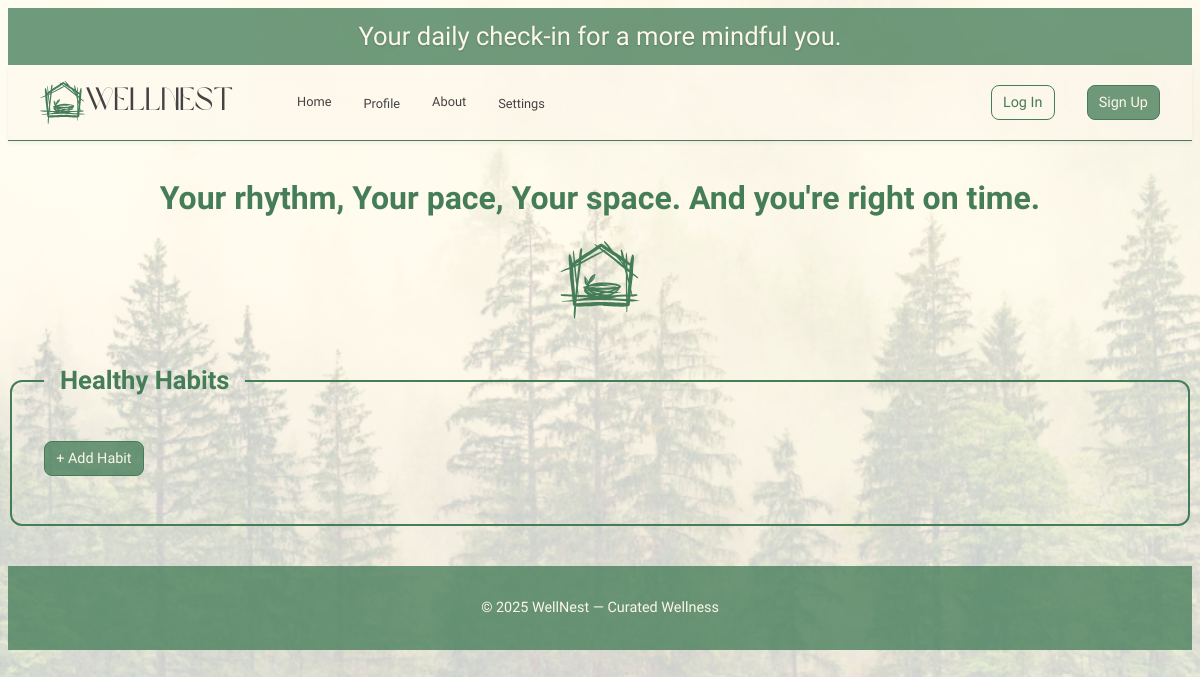
The app's page /habits/, older data.
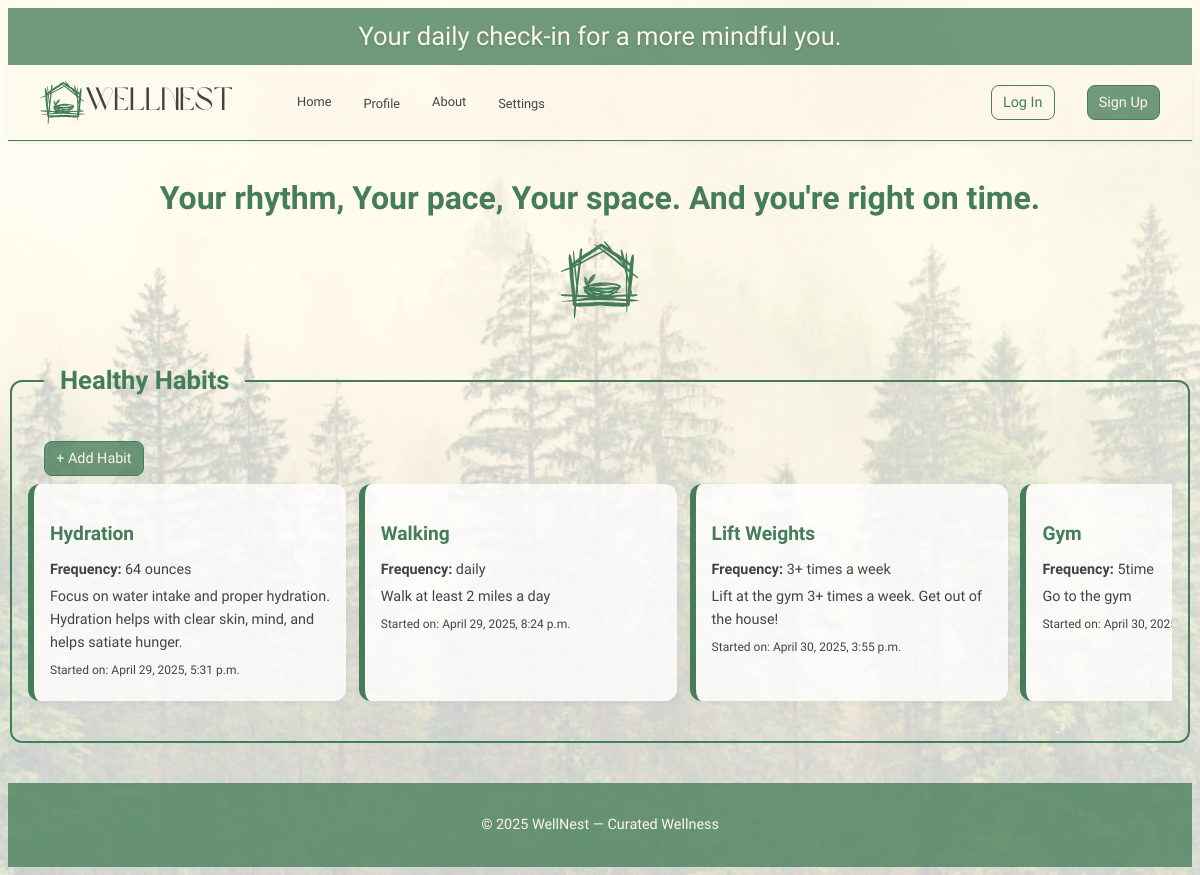
The same page, newer data.
### main_app/models.py (models this page shows, shortened)
class Habit(models.Model):
    user = models.ForeignKey(User, on_delete=models.CASCADE, null=True)
    title = models.CharField(max_length=100)
    description = models.TextField()
    frequency = models.CharField(max_length=50)
    created_at = models.DateTimeField(auto_now_add=True)

### main_app/views.py (the view)
# urls.py: path('habits/', views.habit_index, name='habit-index'),  # list view
def habit_index(request):
    user = User.objects.first()
    habits = Habit.objects.filter(user=user)
    return render(request, 'habits/index.html', {'habits': habits})

### main_app/templates/habits/index.html
{% extends 'base.html' %}
{% load static %}
{% block head %}
<link rel="stylesheet" href="{% static 'css/habits/habit-index.css' %}">
{% endblock %}
{% block content %}
<section class="page-header">
  <h1>Your rhythm, Your pace, Your space. And you're right on time.</h1>
  <img src="{% static 'images/whiteNestHouse.svg' %}" alt="WellNest House Logo" class="tiny-logo">
</section>
<section class="habit-groups">
  <fieldset class="habit-group">
    <legend class="habit-legend">Healthy Habits</legend>
    <div class="section-actions">
      <a href="{% url 'habit-create' %}" class="btn-solid small-btn">+ Add Habit</a>
    </div>
    <div class="card-container">
      {% for habit in habits %}
          <a href="{% url 'habit-detail' habit.id %}" class="card">
            <div class="card-content">
              <h3 class="card-title">{{ habit.title }}</h3>
              <p><strong>Frequency:</strong> {{ habit.frequency }}</p>
              <p>{{ habit.description }}</p>
              <p><small>Started on: {{ habit.created_at }}</small></p>
            </div>
          </a>
      {% endfor %}
    </div>
  </fieldset>
</section>
{% endblock %}

### main_app/templates/base.html (shortened to what this page needs)
<!DOCTYPE html>
<html lang="en">
<head>
    {% load static %}
    <link rel="stylesheet" href="{% static 'css/base.css' %}">
    {% block head %}{% endblock %}
</head>
<body>
    <div class="top-banner">
        <span id="quote-text">Your daily check-in for a more mindful you.</span>
    </div>
    <header>
        <nav class="navbar">
            <div class="navbar-left">
                <img src="{% static 'images/whiteNestHouse.svg' %}" alt="WellNest Logo" class="navbar-logo">
                <span class="site-title">WellNest</span>
                <a href="{% url 'home' %}">Home</a>
                <div class="dropdown">
                    <a href="#">Profile</a>
                </div>
                <a href="{% url 'about' %}">About</a>
                <div class="dropdown">
                    <a href="#">Settings</a>
                </div>
            </div>
            <div class="navbar-right">
                <a href="#" class="btn-outline">Log In</a>
                <a href="#" class="btn-solid">Sign Up</a>
            </div>
        </nav>
    </header>
    <main>
        {% block content %}{% endblock %}
    </main>
    <footer>
        <p>© 2025 WellNest — Curated Wellness</p>
    </footer>
</body>
</html>

### main_app/static/css/base.css (style rules this page uses)
:root { --color-brand-primary: #457D58; --color-brand-secondary: #CCC9A1; --color-text-primary: #434343; --color-text-secondary: #8E8E8E; --color-background: #fcf7ea; --color-accent-optional: #754668; }
body { font-family: 'Be Vietnam Pro', Arial, sans-serif; background: linear-gradient(rgba(255, 255, 255, 0.7), rgba(255, 255, 255, 0.7)), url('/static/images/Reflection.png') no-repeat center center fixed; background-size: cover; color: var(--color-text-primary); line-height: 1.6; min-height: 100vh; display: flex; flex-direction: column; }
.top-banner { background-color: #457d58c5; color: var(--color-background); text-align: center; padding: 0.5rem 1rem; font-size: 1rem; font-weight: 100; }
#quote-text { font-family: 'Style Script', cursive; font-weight: 300; font-size: 1.6rem; color: var(--color-background); transition: opacity 0.9s ease-in-out; text-shadow: 0px 1px 2px rgba(0, 0, 0, 0.2); }
.navbar { display: flex; justify-content: space-between; align-items: center; padding: 0.75rem 2rem; background-color: #fcf7ea7b; box-shadow: 0 2px 4px rgba(0, 0, 0, 0.05); border-bottom: 0.8px solid var(--color-brand-primary); }
.navbar-left, .navbar-right { display: flex; align-items: center; gap: 2rem; }
.navbar-logo { height: 45px; width: auto; }
.site-title { font-family: 'Brown Sugar', sans-serif; font-size: 2rem; color: var(--color-text-primary); margin-left: -2rem; margin-right: 2rem; }
.navbar-left a, .dropdown>a { text-decoration: none; color: var(--color-text-primary); font-weight: 500; font-size: 0.8rem; position: relative; transition: all 0.4s ease; }
.navbar-left a::after, .dropdown>a::after { content: ""; position: absolute; width: 0%; height: 2px; bottom: -2px; left: 0; background-color: var(--color-accent-optional); transition: width 0.6s ease; }
.dropdown { position: relative; }
.btn-solid, .btn-outline, .small-btn { text-decoration: none; font-size: 0.9rem; padding: 0.3rem 0.7rem; border-radius: 8px; font-weight: 500; display: inline-block; transition: background-color 0.3s ease, color 0.3s ease; }
.btn-outline { border: 1px solid var(--color-brand-primary); color: var(--color-brand-primary); background-color: transparent; }
.btn-solid { border: 1px solid var(--color-brand-primary); background-color: #457d58c5; color: var(--color-background); }
footer { background-color: #457d58c5; color: var(--color-background); text-align: center; padding: 1rem; font-size: 0.9rem; }

### main_app/static/css/habits/habit-index.css (style rules this page uses)
.page-header { text-align: center; margin: 2rem 0; display: flex; flex-direction: column; align-items: center; gap: 0.5rem; }
.page-header h1 { font-size: 2rem; font-weight: 700; color: var(--color-brand-primary); margin: 0; }
.page-header .tiny-logo { width: 80px; height: auto; margin: 0.5rem 0; }
.habit-groups { display: grid; grid-template-columns: 1fr; gap: 2.5rem; }
.habit-group { border: 2px solid var(--color-brand-primary); border-radius: 12px; padding: 2rem 1rem 1.5rem; margin-bottom: 2.5rem; position: relative; }
.habit-legend { font-size: 1.6rem; font-weight: 600; padding: 0 1rem; color: var(--color-brand-primary); margin-left: 1rem; }
.card-container { display: flex; flex-wrap: nowrap; overflow-x: auto; gap: 0.8rem; padding-bottom: 1rem; }
.card-container a { text-decoration: none; }
.card { flex: 0 0 280px; background-color: #ffffffcc; border-left: 6px solid var(--color-brand-primary); border-radius: 12px; padding: 1rem; box-shadow: 0 2px 6px rgba(0, 0, 0, 0.04); transition: transform 0.3s ease, box-shadow 0.3s ease; }
.card-title { font-size: 1.2rem; font-weight: 600; margin-bottom: 0.5rem; color: var(--color-brand-primary); }
.card p { margin: 0.25rem 0; font-size: 0.9rem; color: var(--color-text-primary); }
.section-actions { display: flex; justify-content: flex-start; padding: 0.5rem 1rem; }

Row changes from the older to the newer data that the page shows:
added Habit: title "Hydration", frequency "64 ounces", description "Focus on water intake and proper hydration. Hydration helps with clear skin, mind, and helps satiate hunger.", created_at "April 29, 2025, 5:31 p.m."
added Habit: title "Walking", frequency "daily", description "Walk at least 2 miles a day", created_at "April 29, 2025, 8:24 p.m."
added Habit: title "Lift Weights", frequency "3+ times a week", description "Lift at the gym 3+ times a week. Get out of the house!", created_at "April 30, 2025, 3:55 p.m."
added Habit: title "Gym", frequency "5time", description "Go to the gym", created_at "April 30,…"
